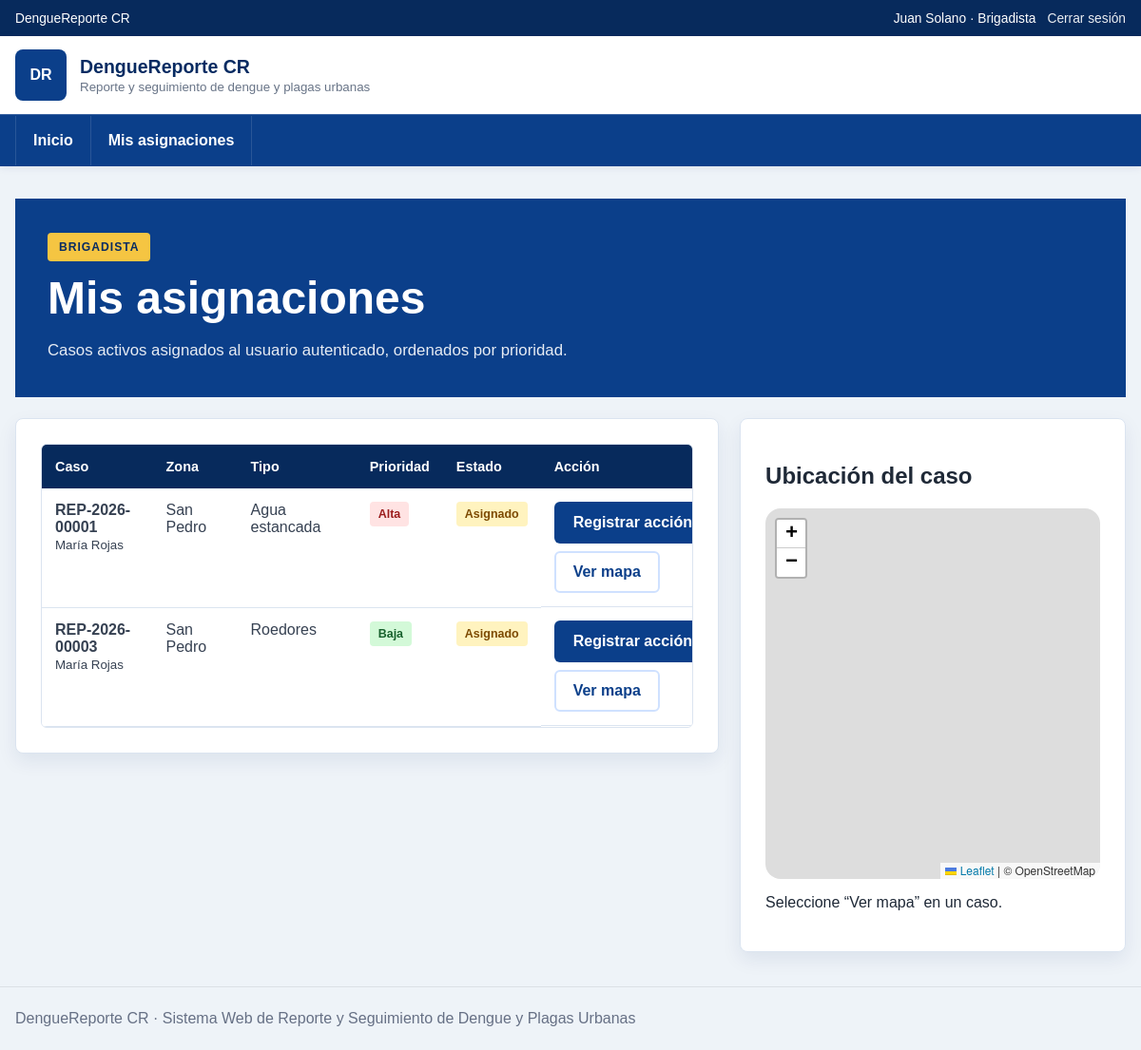
The page /index.php?controller=brigadista&action=asignaciones (signed in) on the database its author committed.
### tables this page shows
CREATE TABLE asignaciones (
  id INT AUTO_INCREMENT PRIMARY KEY,
  reporte_id INT NOT NULL,
  brigadista_id INT NOT NULL,
  inspector_id INT NOT NULL,
  fecha_asignacion DATETIME NOT NULL DEFAULT CURRENT_TIMESTAMP,
  prioridad ENUM('Alta','Media','Baja') NOT NULL,
  activa TINYINT(1) NOT NULL DEFAULT 1,
  motivo_reasignacion VARCHAR(255) NULL,
  CONSTRAINT fk_asignacion_reporte FOREIGN KEY (reporte_id) REFERENCES reportes(id),
  CONSTRAINT fk_asignacion_brigadista FOREIGN KEY (brigadista_id) REFERENCES usuarios(id),
  CONSTRAINT fk_asignacion_inspector FOREIGN KEY (inspector_id) REFERENCES usuarios(id),
  INDEX idx_asignacion_activa(brigadista_id,activa)
);

CREATE TABLE reportes (
  id INT AUTO_INCREMENT PRIMARY KEY,
  codigo VARCHAR(30) UNIQUE NULL,
  usuario_id INT NOT NULL,
  zona_id INT NOT NULL,
  latitud DECIMAL(10,7) NOT NULL,
  longitud DECIMAL(10,7) NOT NULL,
  descripcion TEXT NOT NULL,
  tipo_foco_id INT NOT NULL,
  estado_id INT NOT NULL,
  prioridad ENUM('Alta','Media','Baja') NOT NULL DEFAULT 'Media',
  validado TINYINT(1) NOT NULL DEFAULT 0,
  fecha_creacion DATETIME NOT NULL DEFAULT CURRENT_TIMESTAMP,
  fecha_resolucion DATETIME NULL,
  CONSTRAINT fk_reporte_usuario FOREIGN KEY (usuario_id) REFERENCES usuarios(id),
  CONSTRAINT fk_reporte_zona FOREIGN KEY (zona_id) REFERENCES zonas(id),
  CONSTRAINT fk_reporte_tipo FOREIGN KEY (tipo_foco_id) REFERENCES tipos_foco(id),
  CONSTRAINT fk_reporte_estado FOREIGN KEY (estado_id) REFERENCES estados_reporte(id),
  INDEX idx_reporte_estado(estado_id),
  INDEX idx_reporte_zona(zona_id),
  INDEX idx_reporte_fecha(fecha_creacion)
);

CREATE TABLE usuarios (
  id INT AUTO_INCREMENT PRIMARY KEY,
  nombre VARCHAR(120) NOT NULL,
  email VARCHAR(150) NOT NULL UNIQUE,
  contrasena_hash VARCHAR(255) NOT NULL,
  rol_id INT NOT NULL,
  zona_id INT NULL,
  activo TINYINT(1) NOT NULL DEFAULT 1,
  disponible TINYINT(1) NOT NULL DEFAULT 0,
  fecha_registro DATETIME NOT NULL DEFAULT CURRENT_TIMESTAMP,
  CONSTRAINT fk_usuario_rol FOREIGN KEY (rol_id) REFERENCES roles(id),
  CONSTRAINT fk_usuario_zona FOREIGN KEY (zona_id) REFERENCES zonas(id)
);

CREATE TABLE zonas (
  id INT AUTO_INCREMENT PRIMARY KEY,
  nombre VARCHAR(100) NOT NULL,
  descripcion VARCHAR(255),
  latitud_centro DECIMAL(10,7) NOT NULL,
  longitud_centro DECIMAL(10,7) NOT NULL,
  municipalidad_id INT NULL,
  CONSTRAINT fk_zona_municipalidad FOREIGN KEY (municipalidad_id) REFERENCES municipalidades(id)
);

CREATE TABLE tipos_foco (
  id INT AUTO_INCREMENT PRIMARY KEY,
  nombre VARCHAR(60) NOT NULL UNIQUE
);

CREATE TABLE estados_reporte (
  id INT AUTO_INCREMENT PRIMARY KEY,
  nombre VARCHAR(40) NOT NULL UNIQUE
);

### app/core/Controller.php (called while the page is built, shortened)
<?php
class Controller
{
    protected function render(string $view, array $data = []): void
    {
        extract($data, EXTR_SKIP);
        require APP_PATH . '/views/layouts/header.php';
        require APP_PATH . '/views/' . $view . '.php';
        require APP_PATH . '/views/layouts/footer.php';
    }
}

### app/controllers/BrigadistaController.php (called while the page is built, shortened)
<?php
class BrigadistaController extends Controller
{
    private FieldActionModel $field;
    public function __construct()
    {
        $db = Database::getConnection();
        $this->field = new FieldActionModel($db);
    }
    public function asignaciones(): void
    {
        $this->render('brigadista/asignaciones', [
            'pageTitle' => 'Mis asignaciones',
            'casos' => $this->field->activeAssignments(Auth::id()),
        ]);
    }
}

### public/index.php (called while the page is built, shortened)
<?php
require APP_PATH . '/core/helpers.php';
require APP_PATH . '/core/Auth.php';
require APP_PATH . '/core/Controller.php';
$action = $_GET['action'] ?? 'index';
try {
    $controller = new $map[$controllerName]();
    $controller->$action();
} catch (PDOException $e) {
    http_response_code(500);
    $message = (getenv('APP_ENV') ?: 'local') === 'local'
        ? $e->getMessage()
        : 'Error de base de datos.';
    echo '<h1>Error de conexión</h1><p>'
        . htmlspecialchars($message, ENT_QUOTES, 'UTF-8')
        . '</p>';
}

### app/core/helpers.php (called while the page is built, shortened)
<?php
function url(string $controller = 'home', string $action = 'index', array $params = []): string
{
    $query = array_merge(['controller' => $controller, 'action' => $action], $params);
    return 'index.php?' . http_build_query($query);
}
function asset(string $path): string
{
    return 'assets/' . ltrim($path, '/');
}
function legacy_url(string $path = 'index.html'): string
{
    return '../' . ltrim($path, '/');
}
function e(?string $value): string
{
    return htmlspecialchars((string)$value, ENT_QUOTES, 'UTF-8');
}
function normalizar_estado(string $estado): string
{
    $value = iconv('UTF-8', 'ASCII//TRANSLIT//IGNORE', $estado) ?: $estado;
    $value = strtolower($value);
    return trim(preg_replace('/[^a-z0-9]+/', '-', $value), '-');
}

### app/core/Auth.php (called while the page is built, shortened)
<?php
class Auth
{
    public static function user(): ?array
    {
        return $_SESSION['user'] ?? null;
    }
    public static function role(): ?string
    {
        return $_SESSION['user']['rol'] ?? null;
    }
}

### app/models/FieldActionModel.php (called while the page is built, shortened)
<?php
class FieldActionModel
{
    public function activeAssignments(int $brigadistaId): array
    {
        $sql = "
            SELECT
                a.id AS asignacion_id,
                a.fecha_asignacion,
                a.prioridad AS prioridad_asignacion,
                r.id,
                r.codigo,
                r.descripcion,
                r.prioridad,
                r.latitud,
                r.longitud,
                r.fecha_creacion,
                u.nombre AS ciudadano,
                z.nombre AS zona,
                t.nombre AS tipo,
                e.nombre AS estado
            FROM asignaciones a
            JOIN reportes r ON r.id = a.reporte_id
            JOIN usuarios u ON u.id = r.usuario_id
            JOIN zonas z ON z.id = r.zona_id
            JOIN tipos_foco t ON t.id = r.tipo_foco_id
            JOIN estados_reporte e ON e.id = r.estado_id
            WHERE a.brigadista_id = :brigadista
              AND a.activa = 1
            ORDER BY
                CASE r.prioridad
                    WHEN 'Alta' THEN 1
                    WHEN 'Media' THEN 2
                    ELSE 3
                END,
                a.fecha_asignacion DESC
        ";
        $stmt = $this->db->prepare($sql);
        $stmt->execute(['brigadista' => $brigadistaId]);
        return $stmt->fetchAll();
    }
}

### app/views/brigadista/asignaciones.php (the view, shortened to what this page needs)
<link rel="stylesheet" href="https://unpkg.com/leaflet@1.9.4/dist/leaflet.css">
<section class="page-hero mvc-hero">
  <div>
    <span class="tag">Brigadista</span>
    <h1>Mis asignaciones</h1>
    <p>Casos activos asignados al usuario autenticado, ordenados por prioridad.</p>
  </div>
</section>
<section class="mvc-two-col">
  <div class="card panel-card">
    <div class="table-wrap">
      <table>
        <thead>
          <tr><th>Caso</th><th>Zona</th><th>Tipo</th><th>Prioridad</th><th>Estado</th><th>Acción</th></tr>
        </thead>
        <tbody>
          <?php foreach ($casos as $c): ?>
            <tr data-lat="<?= e($c['latitud']) ?>" data-lng="<?= e($c['longitud']) ?>" data-codigo="<?= e($c['codigo']) ?>" data-tipo="<?= e($c['tipo']) ?>">
              <td><strong><?= e($c['codigo']) ?></strong><br><small><?= e($c['ciudadano']) ?></small></td>
              <td><?= e($c['zona']) ?></td>
              <td><?= e($c['tipo']) ?></td>
              <td><span class="badge <?= e(normalizar_estado($c['prioridad'])) ?>"><?= e($c['prioridad']) ?></span></td>
              <td><span class="badge <?= e(normalizar_estado($c['estado'])) ?>"><?= e($c['estado']) ?></span></td>
              <td class="mvc-actions-cell">
                <a class="btn small-btn" href="<?= url('brigadista', 'accion', ['reporte_id' => (int)$c['id']]) ?>">Registrar acción</a>
                <button class="btn secondary small-btn js-map" type="button">Ver mapa</button>
              </td>
            </tr>
          <?php endforeach; ?>
        </tbody>
      </table>
    </div>
  </div>
  <div class="card panel-card">
    <h2>Ubicación del caso</h2>
    <div id="mapaAsignaciones" class="mvc-map"></div>
    <p id="mapInfo" class="muted">Seleccione “Ver mapa” en un caso.</p>
  </div>
</section>

### app/views/layouts/header.php (shortened to what this page needs)
<?php
$user = Auth::user();
$role = Auth::role();
$currentController = strtolower($_GET['controller'] ?? 'home');
?>
<!doctype html>
<html lang="es">
<head>
  <link rel="stylesheet" href="<?= legacy_url('css/style.css') ?>">
  <link rel="stylesheet" href="<?= asset('css/app.css') ?>">
</head>
<body>
<div class="gov-strip">
  <div class="container">
    <div class="gov-left">
      <span>DengueReporte CR</span>
    </div>
    <div class="gov-right">
      <?php if ($user): ?>
        <span><?= e($user['nombre']) ?> · <?= e(ucfirst($role)) ?></span>
        <a class="gov-link" href="<?= url('auth', 'logout') ?>">Cerrar sesión</a>
      <?php endif; ?>
    </div>
  </div>
</div>
<header class="site-header">
  <div class="container main-header">
    <a class="brand" href="<?= url('home', 'index') ?>">
      <span class="brand-mark">DR</span>
      <span class="brand-text">
        <strong>DengueReporte CR</strong>
        <small>Reporte y seguimiento de dengue y plagas urbanas</small>
      </span>
    </a>
  </div>
  <nav class="main-nav">
    <div class="container nav-inner">
      <div class="nav-links">
        <a href="<?= url('home', 'index') ?>">Inicio</a>
        <?php if (!$user && $currentController !== 'auth'): ?>
          <a href="<?= url('auth', 'login') ?>">Iniciar sesión</a>
        <?php elseif ($role === 'ciudadano'): ?>
          <a href="<?= url('ciudadano', 'misReportes') ?>">Mis reportes</a>
          <a href="<?= url('ciudadano', 'nuevoReporte') ?>">Nuevo reporte</a>
          <a href="<?= url('ciudadano', 'notificaciones') ?>">Notificaciones</a>
        <?php elseif ($role === 'brigadista'): ?>
          <a href="<?= url('brigadista', 'asignaciones') ?>">Mis asignaciones</a>
        <?php elseif ($role === 'inspector'): ?>
          <a href="<?= legacy_url('inspector/bandeja.html') ?>">Gestión de casos</a>
          <a href="<?= url('inspector', 'zonas') ?>">Zonas de riesgo</a>
        <?php elseif ($role === 'administrador'): ?>
          <a href="<?= legacy_url('admin/dashboard.html') ?>">Panel administrativo</a>
          <a href="<?= url('estadisticas', 'index') ?>">Estadísticas</a>
        <?php endif; ?>
      </div>
    </div>
  </nav>
</header>
<main class="page-shell">
  <div class="container">

### app/views/layouts/footer.php
  </div>
</main>
<footer class="footer-simple"><div class="container">DengueReporte CR · Sistema Web de Reporte y Seguimiento de Dengue y Plagas Urbanas</div></footer>
</body>
</html>

### public/assets/css/app.css (style rules this page uses)
.mvc-two-col { display: grid; grid-template-columns: minmax(0, 1.55fr) minmax(300px, .85fr); gap: 22px; align-items: start; }
.mvc-map { width: 100%; min-height: 390px; border-radius: 16px; overflow: hidden; }
.mvc-actions-cell { display: flex; flex-wrap: wrap; gap: 8px; }
.mvc-hero { margin-bottom: 22px; }
.footer-simple { margin-top: 36px; padding: 24px 0; border-top: 1px solid rgba(0,0,0,.08); color: #667085; }

### rows shown on the page
asignaciones: reporte.codigo "REP-2026-00001", usuarios.nombre "María Rojas", zonas.nombre "San Pedro", tipos_foco.nombre "Agua estancada", reporte.prioridad "Alta", estados_reporte.nombre "Asignado"
asignaciones: reporte.codigo "REP-2026-00003", usuarios.nombre "María Rojas", zonas.nombre "San Pedro", tipos_foco.nombre "Roedores", reporte.prioridad "Baja", estados_reporte.nombre "Asignado"

### other values the page prints
$user['nombre'] "Juan Solano"
$role "Brigadista"
